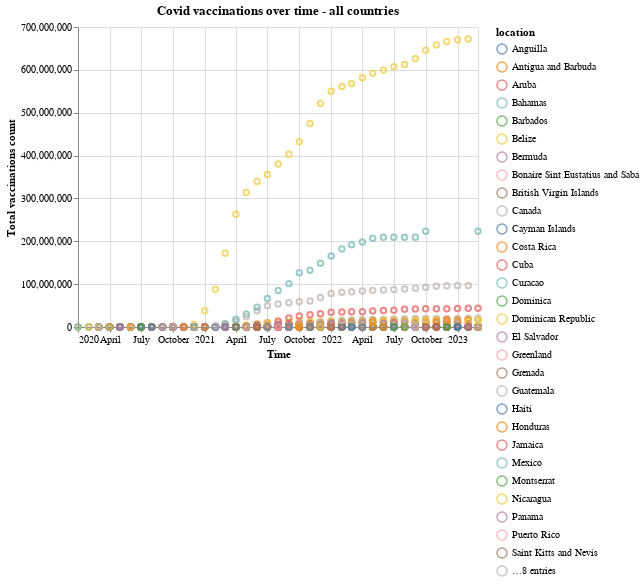

The cell this chart's notebook holds for it:
### Code cell
#cheching if the chart works
chart1= alt.Chart(data_grouped).mark_point().encode(
      x=alt.X('month_year:T', title='Time'),
      y=alt.Y('total_vaccinations:Q',title='Total vaccinations count'),
      tooltip=['location', 'total_vaccinations'],
      color='location'
).properties(title='Covid vaccinations over time - all countries'
)
chart1

### Figure 1 — Vega-Lite specification as saved in the notebook (floating-point values rounded to 4 significant figures; data arrays with more than 128 entries replaced by an {"elided": "..."} marker saying what was removed)
{"config": {"view": {"continuousWidth": 400, "continuousHeight": 300}}, "data": {"name": "data-6d5a91fd98b8af167d93f0d691449ad4"}, "mark": "point", "encoding": {"color": {"field": "location", "type": "nominal"}, "tooltip": [{"field": "location", "type": "nominal"}, {"field": "total_vaccinations", "type": "quantitative"}], "x": {"field": "month_year", "title": "Time", "type": "temporal"}, "y": {"field": "total_vaccinations", "title": "Total vaccinations count", "type": "quantitative"}}, "title": "Covid vaccinations over time - all countries", "$schema": "https://vega.github.io/schema/vega-lite/v4.17.0.json", "datasets": {"data-6d5a91fd98b8af167d93f0d691449ad4": {"elided": "1341 records"}}}
